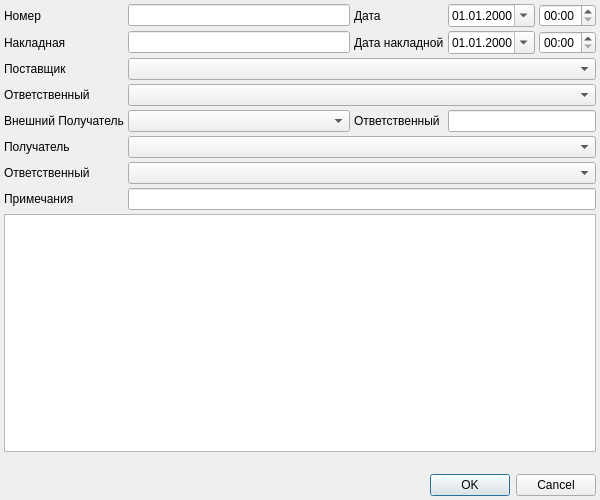
<?xml version="1.0" encoding="UTF-8"?>
<ui version="4.0">
 <class>StockSupplierRefundDialog</class>
 <widget class="QDialog" name="StockSupplierRefundDialog">
  <property name="geometry">
   <rect>
    <x>0</x>
    <y>0</y>
    <width>600</width>
    <height>500</height>
   </rect>
  </property>
  <property name="windowTitle">
   <string>Возврат поставщику</string>
  </property>
  <layout class="QGridLayout" name="gridLayout">
   <property name="margin">
    <number>4</number>
   </property>
   <property name="spacing">
    <number>4</number>
   </property>
   <item row="7" column="0">
    <widget class="QLabel" name="lblNote">
     <property name="text">
      <string>Примечания</string>
     </property>
    </widget>
   </item>
   <item row="4" column="3" colspan="2">
    <widget class="QLineEdit" name="edtSupplierOrgPerson"/>
   </item>
   <item row="5" column="0">
    <widget class="QLabel" name="lblSupplier">
     <property name="sizePolicy">
      <sizepolicy hsizetype="Maximum" vsizetype="Preferred">
       <horstretch>0</horstretch>
       <verstretch>0</verstretch>
      </sizepolicy>
     </property>
     <property name="text">
      <string>Получатель</string>
     </property>
     <property name="buddy">
      <cstring>cmbSupplier</cstring>
     </property>
    </widget>
   </item>
   <item row="5" column="1" colspan="4">
    <widget class="CStorageComboBox" name="cmbSupplier">
     <property name="sizePolicy">
      <sizepolicy hsizetype="Expanding" vsizetype="Fixed">
       <horstretch>0</horstretch>
       <verstretch>0</verstretch>
      </sizepolicy>
     </property>
    </widget>
   </item>
   <item row="4" column="2">
    <widget class="QLabel" name="lblSupplierOrgPerson">
     <property name="text">
      <string>Ответственный</string>
     </property>
    </widget>
   </item>
   <item row="6" column="0">
    <widget class="QLabel" name="lblSupplierPerson">
     <property name="text">
      <string>Ответственный</string>
     </property>
     <property name="buddy">
      <cstring>cmbSupplierPerson</cstring>
     </property>
    </widget>
   </item>
   <item row="6" column="1" colspan="4">
    <widget class="CPersonComboBoxEx" name="cmbSupplierPerson">
     <property name="sizePolicy">
      <sizepolicy hsizetype="Expanding" vsizetype="Fixed">
       <horstretch>0</horstretch>
       <verstretch>0</verstretch>
      </sizepolicy>
     </property>
    </widget>
   </item>
   <item row="0" column="0">
    <widget class="QLabel" name="lblNumber">
     <property name="text">
      <string>Номер</string>
     </property>
     <property name="buddy">
      <cstring>edtNumber</cstring>
     </property>
    </widget>
   </item>
   <item row="0" column="1">
    <widget class="QLineEdit" name="edtNumber"/>
   </item>
   <item row="0" column="2">
    <widget class="QLabel" name="lblDate">
     <property name="text">
      <string>Дата</string>
     </property>
     <property name="buddy">
      <cstring>edtDate</cstring>
     </property>
    </widget>
   </item>
   <item row="0" column="4">
    <widget class="QTimeEdit" name="edtTime">
     <property name="sizePolicy">
      <sizepolicy hsizetype="Maximum" vsizetype="Fixed">
       <horstretch>0</horstretch>
       <verstretch>0</verstretch>
      </sizepolicy>
     </property>
     <property name="displayFormat">
      <string>HH:mm</string>
     </property>
    </widget>
   </item>
   <item row="1" column="0">
    <widget class="QLabel" name="lblInvoiceNumber">
     <property name="text">
      <string>Накладная</string>
     </property>
    </widget>
   </item>
   <item row="0" column="3">
    <widget class="CDateEdit" name="edtDate">
     <property name="sizePolicy">
      <sizepolicy hsizetype="Maximum" vsizetype="Fixed">
       <horstretch>0</horstretch>
       <verstretch>0</verstretch>
      </sizepolicy>
     </property>
     <property name="displayFormat">
      <string>dd.MM.yyyy</string>
     </property>
     <property name="calendarPopup">
      <bool>true</bool>
     </property>
    </widget>
   </item>
   <item row="1" column="3">
    <widget class="CDateEdit" name="edtInvoiceDate">
     <property name="displayFormat">
      <string>dd.MM.yyyy</string>
     </property>
     <property name="calendarPopup">
      <bool>true</bool>
     </property>
    </widget>
   </item>
   <item row="2" column="0">
    <widget class="QLabel" name="lblReceiver">
     <property name="text">
      <string>Поставщик</string>
     </property>
    </widget>
   </item>
   <item row="3" column="0">
    <widget class="QLabel" name="lblReceiverPerson">
     <property name="text">
      <string>Ответственный</string>
     </property>
     <property name="buddy">
      <cstring>cmbReceiverPerson</cstring>
     </property>
    </widget>
   </item>
   <item row="3" column="1" colspan="4">
    <widget class="CPersonComboBoxEx" name="cmbReceiverPerson">
     <property name="sizePolicy">
      <sizepolicy hsizetype="Expanding" vsizetype="Fixed">
       <horstretch>0</horstretch>
       <verstretch>0</verstretch>
      </sizepolicy>
     </property>
    </widget>
   </item>
   <item row="4" column="0">
    <widget class="QLabel" name="lblSupplierOrg">
     <property name="text">
      <string>Внешний Получатель</string>
     </property>
    </widget>
   </item>
   <item row="4" column="1">
    <widget class="COrgComboBox" name="cmbSupplierOrg"/>
   </item>
   <item row="1" column="4">
    <widget class="QTimeEdit" name="edtInvoiceTime">
     <property name="sizePolicy">
      <sizepolicy hsizetype="Maximum" vsizetype="Fixed">
       <horstretch>0</horstretch>
       <verstretch>0</verstretch>
      </sizepolicy>
     </property>
     <property name="displayFormat">
      <string>HH:mm</string>
     </property>
    </widget>
   </item>
   <item row="1" column="1">
    <widget class="QLineEdit" name="edtInvoiceNumber"/>
   </item>
   <item row="2" column="1" colspan="4">
    <widget class="CStorageComboBox" name="cmbReceiver"/>
   </item>
   <item row="1" column="2">
    <widget class="QLabel" name="lblInvoiceDate">
     <property name="text">
      <string>Дата накладной</string>
     </property>
    </widget>
   </item>
   <item row="8" column="0" colspan="5">
    <widget class="CInDocTableView" name="tblItems">
     <property name="sizePolicy">
      <sizepolicy hsizetype="Preferred" vsizetype="Expanding">
       <horstretch>0</horstretch>
       <verstretch>0</verstretch>
      </sizepolicy>
     </property>
    </widget>
   </item>
   <item row="7" column="1" colspan="4">
    <widget class="QLineEdit" name="edtNote"/>
   </item>
   <item row="10" column="1" colspan="4">
    <widget class="QDialogButtonBox" name="buttonBox">
     <property name="orientation">
      <enum>Qt::Horizontal</enum>
     </property>
     <property name="standardButtons">
      <set>QDialogButtonBox::Cancel|QDialogButtonBox::Ok</set>
     </property>
    </widget>
   </item>
   <item row="9" column="0" colspan="5">
    <widget class="QLabel" name="lblSummaryInfo">
     <property name="text">
      <string/>
     </property>
    </widget>
   </item>
  </layout>
 </widget>
 <customwidgets>
  <customwidget>
   <class>CInDocTableView</class>
   <extends>QTableView</extends>
   <header>library/InDocTable.h</header>
  </customwidget>
  <customwidget>
   <class>CDateEdit</class>
   <extends>QDateEdit</extends>
   <header>library/DateEdit</header>
  </customwidget>
  <customwidget>
   <class>CPersonComboBoxEx</class>
   <extends>QComboBox</extends>
   <header>Orgs/PersonComboBoxEx.h</header>
  </customwidget>
  <customwidget>
   <class>CStorageComboBox</class>
   <extends>QComboBox</extends>
   <header>Orgs/OrgStructComboBoxes.h</header>
  </customwidget>
  <customwidget>
   <class>COrgComboBox</class>
   <extends>QComboBox</extends>
   <header>Orgs/OrgComboBox.h</header>
  </customwidget>
 </customwidgets>
 <tabstops>
  <tabstop>edtNumber</tabstop>
  <tabstop>edtDate</tabstop>
  <tabstop>edtTime</tabstop>
  <tabstop>edtInvoiceNumber</tabstop>
  <tabstop>edtInvoiceDate</tabstop>
  <tabstop>edtInvoiceTime</tabstop>
  <tabstop>cmbReceiver</tabstop>
  <tabstop>cmbReceiverPerson</tabstop>
  <tabstop>cmbSupplierOrg</tabstop>
  <tabstop>edtSupplierOrgPerson</tabstop>
  <tabstop>cmbSupplier</tabstop>
  <tabstop>cmbSupplierPerson</tabstop>
  <tabstop>edtNote</tabstop>
  <tabstop>tblItems</tabstop>
  <tabstop>buttonBox</tabstop>
 </tabstops>
 <resources/>
 <connections>
  <connection>
   <sender>buttonBox</sender>
   <signal>accepted()</signal>
   <receiver>StockSupplierRefundDialog</receiver>
   <slot>accept()</slot>
   <hints>
    <hint type="sourcelabel">
     <x>256</x>
     <y>484</y>
    </hint>
    <hint type="destinationlabel">
     <x>157</x>
     <y>274</y>
    </hint>
   </hints>
  </connection>
  <connection>
   <sender>buttonBox</sender>
   <signal>rejected()</signal>
   <receiver>StockSupplierRefundDialog</receiver>
   <slot>reject()</slot>
   <hints>
    <hint type="sourcelabel">
     <x>324</x>
     <y>484</y>
    </hint>
    <hint type="destinationlabel">
     <x>286</x>
     <y>274</y>
    </hint>
   </hints>
  </connection>
 </connections>
</ui>
